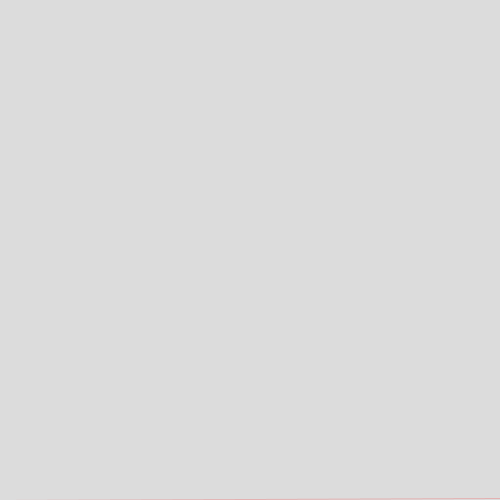
Frame 1 (no input)
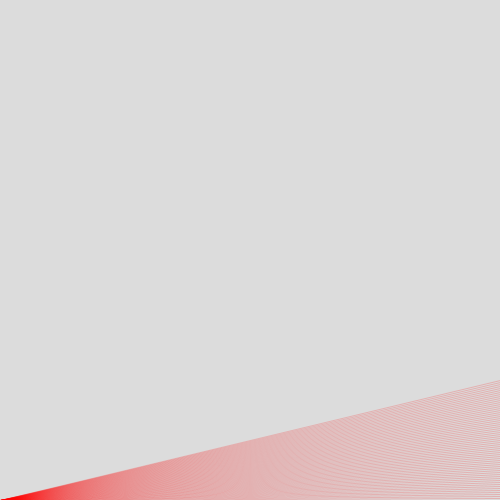
Frame 60 (the mouse pressed at the canvas centre just before this capture)
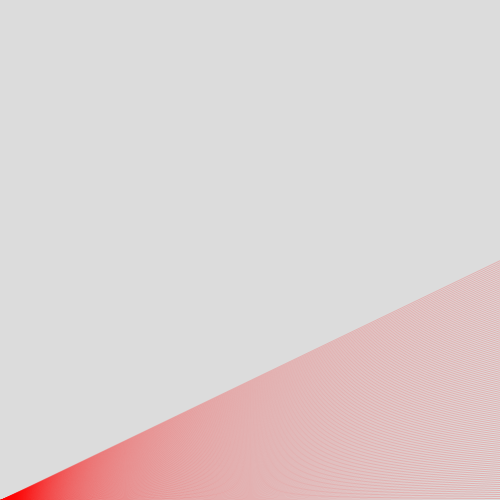
Frame 120 (the mouse held since frame 60 and released just before this capture)

The Processing sketch that drew these frames (run headless with seeded random() and noise(); from frame 60 on, the mouse is pressed at the canvas centre):

// Processing sketch: Conditionals_Line_03
// ── Conditionals_Line_03.pde

int posY=height;
color mycolor=color(255, 0, 0);
int speed=2;
int posX=500;


void setup() { 
  size(500, 500); // Grösse des Fensters definieren
  background(220);
  //line(200, 50, 400, 400);
  pixelDensity(2);
  posY=height;
  frameRate(20);
}

void draw() {

  stroke(mycolor, 50);
  // Genau umgekhert gemacht: 
  //solange positionX >= 500 ist, soll die positionY verändert werden. 
  
  if (posX>=500) {
    posY-=speed;
    line(0, height, posX, posY);
  }

  // 
  //solange positionY >= 500 ist, soll die positionX verändert werden. 
  if (posY<=0) {
    posX-=speed;
    line(0, height, posX, posY);
  }

// wenn die Linien am Rand ankommen, soll die Richtung umgedreht werden

  if (posX<=0) {
    speed*=-1;
    mycolor=color(random(255), random(255), random(255));
  }

  if (posY>=height) {
    speed*=-1;
    mycolor=color(random(255), random(255), random(255));
  }
}
